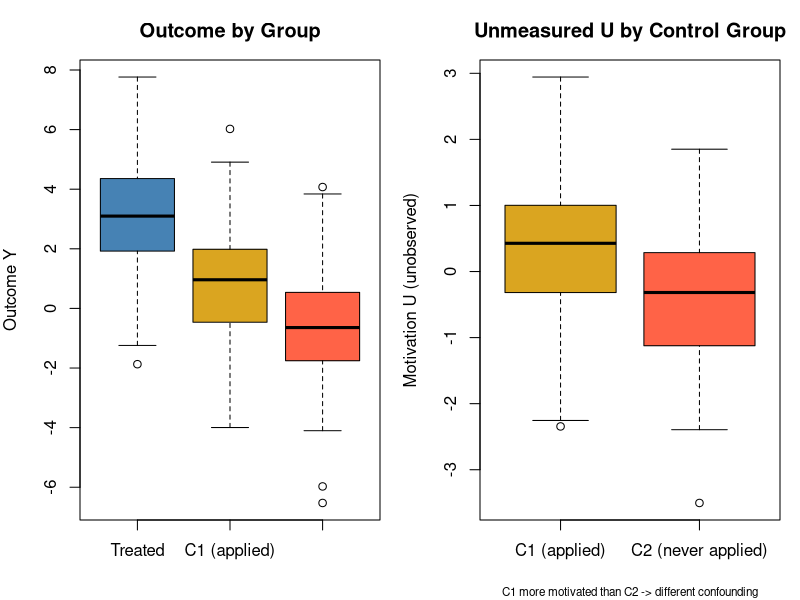
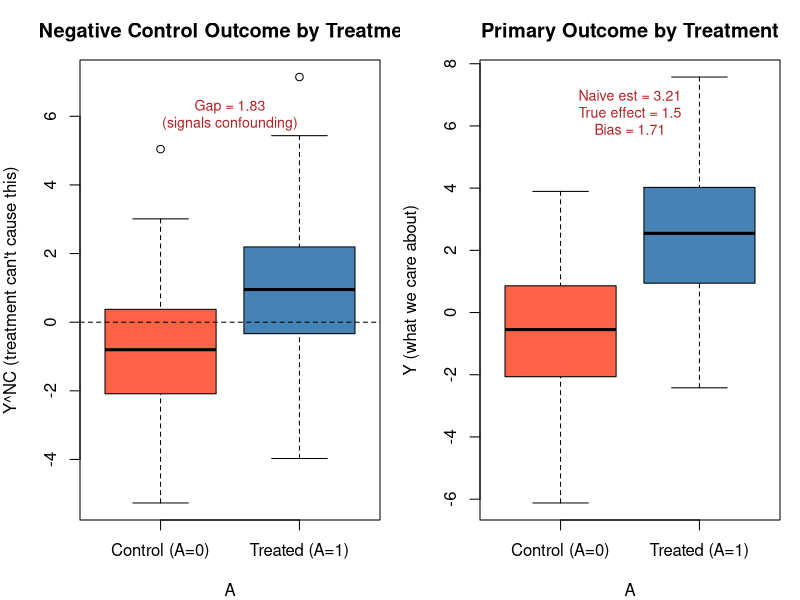
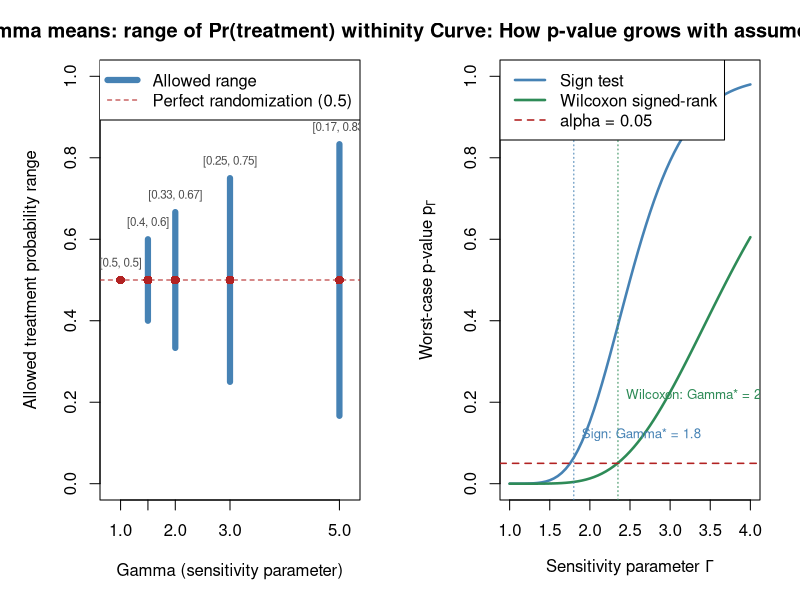
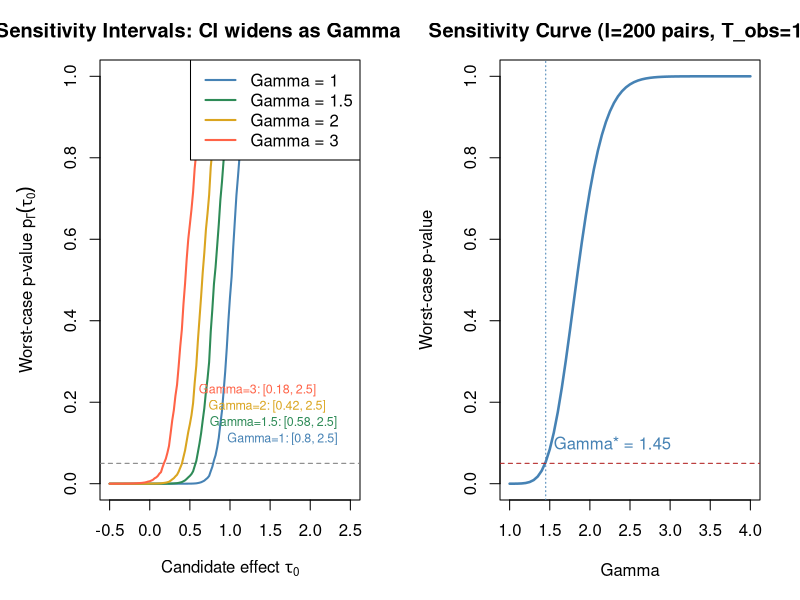

The R source for these figures, in order:
## ---- chunk 1
knitr::opts_chunk$set(
  echo = TRUE,
  warning = FALSE,
  message = FALSE,
  fig.width = 9,
  fig.height = 5.5,
  comment = "#>"
)
set.seed(479)
## ---- chunk 2
set.seed(479)
n <- 300

# U = unmeasured motivation (standardized)
U <- rnorm(n)

# X = observed covariate (education, say)
X <- rnorm(n)

# Treatment depends on both X and U
Z <- rbinom(n, 1, plogis(-0.5 + 0.3*X + 0.8*U))

# True treatment effect is 1
tau_true <- 1
Y <- tau_true * Z + 0.5*X + 1.5*U + rnorm(n, 0, 1)

# What we estimate (wrong -- ignores U)
biased_model <- lm(Y ~ Z + X)
tau_biased <- coef(biased_model)["Z"]

# What we would estimate if U were observed (right)
correct_model <- lm(Y ~ Z + X + U)
tau_correct <- coef(correct_model)["Z"]

cat("True tau:          ", tau_true, "\n")
cat("Biased estimate:   ", round(tau_biased, 3), "\n")
cat("Correct estimate:  ", round(tau_correct, 3), "\n")
cat("Bias:              ", round(tau_biased - tau_true, 3), "\n")
## ---- chunk 3
set.seed(479)
n_each <- 150

# Treated group: high motivation
U_T  <- rnorm(n_each, mean = 0.8)
X_T  <- rnorm(n_each)
Y_T  <- 2 + 0.5*X_T + 1.5*U_T + rnorm(n_each)   # true treatment effect = 2

# C1 (applied but not selected): moderate motivation
U_C1 <- rnorm(n_each, mean = 0.4)
X_C1 <- rnorm(n_each)
Y_C1 <- 0 + 0.5*X_C1 + 1.5*U_C1 + rnorm(n_each)

# C2 (never applied): low motivation
U_C2 <- rnorm(n_each, mean = -0.4)
X_C2 <- rnorm(n_each)
Y_C2 <- 0 + 0.5*X_C2 + 1.5*U_C2 + rnorm(n_each)

# Naive comparison (no covariate adjustment for simplicity)
est_T_C1 <- mean(Y_T) - mean(Y_C1)
est_T_C2 <- mean(Y_T) - mean(Y_C2)

cat("Estimated effect (T vs C1):", round(est_T_C1, 2), "\n")
cat("Estimated effect (T vs C2):", round(est_T_C2, 2), "\n")
cat("True treatment effect: 2\n")
cat("Difference between estimates:", round(est_T_C2 - est_T_C1, 2),
    "(suggests confounding)\n")

# Visualize
par(mfrow = c(1, 2), mar = c(4, 4, 3, 1))
boxplot(list("Treated" = Y_T, "C1 (applied)" = Y_C1, "C2 (never applied)" = Y_C2),
        main = "Outcome by Group",
        ylab = "Outcome Y",
        col = c("steelblue", "goldenrod", "tomato"))

boxplot(list("C1 (applied)" = U_C1, "C2 (never applied)" = U_C2),
        main = "Unmeasured U by Control Group",
        ylab = "Motivation U (unobserved)",
        col = c("goldenrod", "tomato"))
mtext("C1 more motivated than C2 -> different confounding",
      side = 1, line = 3, cex = 0.7)
## ---- chunk 4
set.seed(479)
n <- 400

# Unmeasured confounder
U <- rnorm(n)

# Treatment depends on U (confounded)
A <- rbinom(n, 1, plogis(-0.5 + 1.2*U))

# True outcome model
Y <- 1.5*A + 2*U + rnorm(n)

# Negative control outcome: depends on U, NOT on A
Y_nc <- 1.8*U + rnorm(n)   # height, or pre-treatment anomaly

# Under no confounding this should be ~0
nc_gap <- mean(Y_nc[A==1]) - mean(Y_nc[A==0])

# Primary outcome naive estimate (biased)
naive_est <- mean(Y[A==1]) - mean(Y[A==0])

cat("=== Negative Control Diagnostic ===\n")
cat("Gap in negative control outcome (should be 0 if no confounding):",
    round(nc_gap, 3), "\n")
cat("Naive treatment effect estimate:", round(naive_est, 3), "\n")
cat("True treatment effect: 1.5\n")
cat("Bias in naive estimate:", round(naive_est - 1.5, 3), "\n")

par(mfrow = c(1, 2), mar = c(4, 4, 3, 1))

# Panel 1: Negative control outcome by treatment
boxplot(Y_nc ~ A,
        names = c("Control (A=0)", "Treated (A=1)"),
        col = c("tomato", "steelblue"),
        main = "Negative Control Outcome by Treatment",
        ylab = "Y^NC (treatment can't cause this)")
abline(h = 0, lty = 2)
text(1.5, max(Y_nc)*0.85,
     paste0("Gap = ", round(nc_gap, 2), "\n(signals confounding)"),
     col = "firebrick", cex = 0.85)

# Panel 2: Primary outcome by treatment (inflated by confounding)
boxplot(Y ~ A,
        names = c("Control (A=0)", "Treated (A=1)"),
        col = c("tomato", "steelblue"),
        main = "Primary Outcome by Treatment",
        ylab = "Y (what we care about)")
text(1.5, max(Y)*0.85,
     paste0("Naive est = ", round(naive_est, 2),
            "\nTrue effect = 1.5\nBias = ", round(naive_est - 1.5, 2)),
     col = "firebrick", cex = 0.85)
## ---- chunk 5
# Visualize what different Gamma values imply for treatment probabilities
Gammas <- c(1, 1.5, 2, 3, 5)

par(mar = c(5, 5, 3, 2))
plot(NULL, xlim = c(0.8, 5.2), ylim = c(0, 1),
     xlab = "Gamma (sensitivity parameter)",
     ylab = "Allowed treatment probability range",
     main = "What Gamma means: range of Pr(treatment) within a matched pair",
     xaxt = "n")
axis(1, at = Gammas)

for (g in Gammas) {
  p_low  <- 1 / (1 + g)   # lower bound on pi
  p_high <- g / (1 + g)   # upper bound on pi
  x_pos  <- g
  lines(c(x_pos, x_pos), c(p_low, p_high), lwd = 6, col = "steelblue")
  points(x_pos, 0.5, pch = 16, cex = 1.2, col = "firebrick")
  text(x_pos, p_high + 0.04, paste0("[", round(p_low,2), ", ", round(p_high,2), "]"),
       cex = 0.7, col = "gray30")
}
abline(h = 0.5, lty = 2, col = "firebrick")
legend("topright", legend = c("Allowed range", "Perfect randomization (0.5)"),
       col = c("steelblue", "firebrick"), lwd = c(6, 1), lty = c(1, 2))
## ---- chunk 6
# Simulate a matched pairs study and draw a sensitivity curve

set.seed(479)
I <- 100   # number of pairs

# True effect exists: treated outcomes tend to be higher
D <- rnorm(I, mean = 0.6, sd = 1)   # pair differences (treated - control)

# Observed sign test statistic
S     <- as.integer(D > 0)
T_obs <- sum(S)

# Signed rank statistic
R     <- rank(abs(D))
W_obs <- sum(R * S)

# Compute worst-case p-values across range of Gamma
gammas <- seq(1, 4, by = 0.05)

p_sign_vec  <- numeric(length(gammas))
p_wrank_vec <- numeric(length(gammas))

for (k in seq_along(gammas)) {
  g   <- gammas[k]
  # Worst-case for one-sided test (large T/W is evidence against null):
  # Worst = hardest to reject = largest p-value.
  # Pr(T* >= T_obs) is LARGEST when T* is stochastically LARGEST,
  # i.e., when Pr(S_i=1) is LARGEST = Gamma/(1+Gamma).
  p_s <- g / (1 + g)

  # Sign test worst-case p-value: Pr(T* >= T_obs) with T* ~ Binom(I, p_s)
  p_sign_vec[k] <- 1 - pbinom(T_obs - 1, I, p_s)

  # Wilcoxon worst-case p-value (normal approximation)
  # E[W] = p_s * sum(R), maximized at p_s = Gamma/(1+Gamma)
  E_W   <- p_s * sum(R)
  Var_W <- g / (1 + g)^2 * sum(R^2)
  Z_g   <- (W_obs - E_W) / sqrt(Var_W)
  p_wrank_vec[k] <- 1 - pnorm(Z_g)
}

# Find design sensitivities
Gamma_star_sign  <- gammas[which(p_sign_vec  > 0.05)[1]]
Gamma_star_wrank <- gammas[which(p_wrank_vec > 0.05)[1]]

par(mar = c(5, 5, 3, 2))
plot(gammas, p_sign_vec, type = "l", lwd = 2.5, col = "steelblue",
     ylim = c(0, 1),
     xlab = expression("Sensitivity parameter " * Gamma),
     ylab = expression("Worst-case p-value " * p[Gamma]),
     main = "Sensitivity Curve: How p-value grows with assumed hidden bias")
lines(gammas, p_wrank_vec, lwd = 2.5, col = "seagreen")
abline(h = 0.05, lty = 2, col = "firebrick", lwd = 1.5)
abline(v = Gamma_star_sign,  lty = 3, col = "steelblue")
abline(v = Gamma_star_wrank, lty = 3, col = "seagreen")
legend("topleft",
       legend = c("Sign test", "Wilcoxon signed-rank", "alpha = 0.05"),
       col    = c("steelblue", "seagreen", "firebrick"),
       lwd    = c(2.5, 2.5, 1.5),
       lty    = c(1, 1, 2))
text(Gamma_star_sign  + 0.1, 0.12,
     paste0("Sign: Gamma* = ", round(Gamma_star_sign, 2)),
     col = "steelblue", cex = 0.8, adj = 0)
text(Gamma_star_wrank + 0.1, 0.22,
     paste0("Wilcoxon: Gamma* = ", round(Gamma_star_wrank, 2)),
     col = "seagreen", cex = 0.8, adj = 0)
## ---- chunk 7
set.seed(479)
I <- 80
D <- rnorm(I, mean = 1.0, sd = 1.2)
R <- rank(abs(D))
S <- as.integer(D > 0)

# For a given tau0 and Gamma, compute worst-case p-value (Wilcoxon)
worst_case_p <- function(tau0, gamma) {
  D_adj <- D - tau0
  S_adj <- as.integer(D_adj > 0)
  R_adj <- rank(abs(D_adj))
  W_obs_adj <- sum(R_adj * S_adj)
  # worst-case: p_s = Gamma/(1+Gamma) maximizes E[W], making W_obs look less extreme
  p_s   <- gamma / (1 + gamma)
  E_W   <- p_s * sum(R_adj)
  Var_W <- gamma / (1 + gamma)^2 * sum(R_adj^2)
  Z     <- (W_obs_adj - E_W) / sqrt(Var_W)
  1 - pnorm(Z)
}

tau_grid <- seq(-0.5, 2.5, by = 0.02)
gammas_ci <- c(1, 1.5, 2, 3)
colors_ci  <- c("steelblue", "seagreen", "goldenrod", "tomato")

plot(NULL, xlim = range(tau_grid), ylim = c(0, 1),
     xlab = expression("Candidate effect " * tau[0]),
     ylab = expression("Worst-case p-value " * p[Gamma](tau[0])),
     main = "Sensitivity Intervals: CI widens as Gamma grows")
abline(h = 0.05, lty = 2, col = "gray50")

for (k in seq_along(gammas_ci)) {
  pvals <- sapply(tau_grid, worst_case_p, gamma = gammas_ci[k])
  lines(tau_grid, pvals, col = colors_ci[k], lwd = 2)
  ci_idx <- which(pvals > 0.05)
  if (length(ci_idx) > 0) {
    ci_lo <- tau_grid[min(ci_idx)]
    ci_hi <- tau_grid[max(ci_idx)]
    text(mean(c(ci_lo, ci_hi)), 0.07 + k*0.04,
         paste0("Gamma=", gammas_ci[k], ": [", round(ci_lo,2), ", ", round(ci_hi,2), "]"),
         cex = 0.75, col = colors_ci[k])
  }
}
legend("topright",
       legend = paste0("Gamma = ", gammas_ci),
       col    = colors_ci,
       lwd    = 2)
## ---- chunk 8
concepts <- data.frame(
  Concept = c(
    "Omitted Variable Bias",
    "Negative Control Outcome",
    "Negative Control Exposure",
    "Gamma (Γ) model",
    "Gamma = 1",
    "Worst-case Pr(S_i=1) -- one-sided, large T rejects",
    "Lower bound Pr(S_i=1) -- other tail (small T rejects)",
    "Sign test T",
    "Wilcoxon W",
    "Worst-case p-value (sign)",
    "Design sensitivity Γ*",
    "Sensitivity interval"
  ),
  Plain_English = c(
    "Bias from missing U = (effect of U on Y) x (corr of U with Z|X)",
    "Outcome that treatment cannot possibly affect",
    "Exposure that cannot possibly affect outcome",
    "Odds ratio of treatment within a pair is bounded by Γ",
    "Random assignment within pairs (no hidden bias)",
    "Use this when large T is evidence: pushes T* up so T_obs looks ordinary",
    "Use this when small T is evidence: pushes T* down so T_obs looks ordinary",
    "# pairs where treated unit had higher outcome",
    "Signed rank: pairs with bigger differences get more weight",
    "Pr(T* >= T_obs) where T* ~ Binom(I, 1/(1+Γ))",
    "Γ where worst-case p-value crosses 0.05",
    "Set of tau_0 values not rejected at level alpha under Γ"
  ),
  Formula = c(
    "bias = gamma * Cov(Z,U|X) / Var(Z|X)",
    "Y^NC(1) = Y^NC(0) for all units",
    "Y(a, a^NC) = Y(a, a'^NC) for all a^NC",
    "1/Γ ≤ [π_i1/(1-π_i1)] / [π_i2/(1-π_i2)] ≤ Γ",
    "π_i1 = π_i2 = 1/2",
    "Γ/(1+Γ)",
    "1/(1+Γ)",
    "T = sum S_i, S_i = 1{D_i > 0}",
    "W = sum R_i * S_i",
    "Pr(T* >= T_obs) where T* ~ Binom(I, Γ/(1+Γ))",
    "smallest Γ where p_Γ > 0.05",
    "C_Γ(1-alpha) = {tau_0 : p_Γ(tau_0) > alpha}"
  )
)

knitr::kable(concepts, caption = "Quick Reference: Weeks 9-10 Concepts and Formulas")
## ---- chunk 9
I       <- 200
T_obs   <- 130

# p-value at Gamma = 1
p_at_1 <- 1 - pbinom(T_obs - 1, I, 0.5)
cat("P-value at Gamma=1:", round(p_at_1, 5), "\n")

# Sensitivity analysis: how does p-value change with Gamma?
gammas_ex <- seq(1, 4, by = 0.05)
p_vals_ex <- sapply(gammas_ex, function(g) {
  # worst-case: Pr(S_i=1) = Gamma/(1+Gamma) makes T stochastically LARGE,
  # so Pr(T* >= T_obs) is largest (hardest to reject null)
  p_null <- g / (1 + g)
  1 - pbinom(T_obs - 1, I, p_null)
})

# Design sensitivity
gamma_star_ex <- gammas_ex[which(p_vals_ex > 0.05)[1]]
cat("Design sensitivity Gamma* =", gamma_star_ex, "\n")

par(mar = c(5, 5, 3, 2))
plot(gammas_ex, p_vals_ex, type = "l", lwd = 2.5, col = "steelblue",
     xlab = expression("Gamma"),
     ylab = expression("Worst-case p-value"),
     main = paste0("Sensitivity Curve (I=", I, " pairs, T_obs=", T_obs, ")"))
abline(h = 0.05, lty = 2, col = "firebrick")
abline(v = gamma_star_ex, lty = 3, col = "steelblue")
text(gamma_star_ex + 0.1, 0.1,
     paste0("Gamma* = ", gamma_star_ex),
     col = "steelblue", adj = 0)
